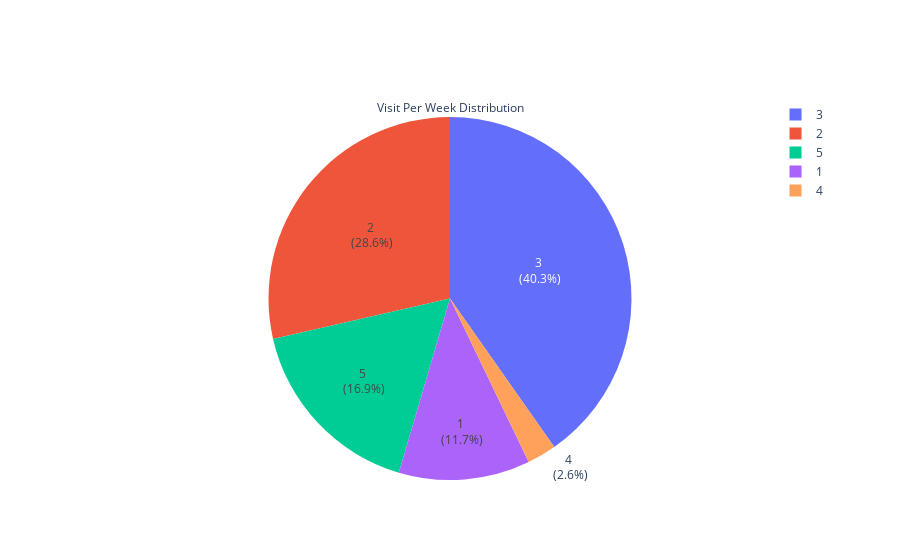

The notebook cell this image was saved under:
### Markdown cell above
### Distribution of Visit Per Week

### Code cell
fig = go.Figure()
fig.add_trace(go.Pie(
    labels=df['visit_per_week'].value_counts().index,
    values=df['visit_per_week'].value_counts().values,
    title='Visit Per Week Distribution',
    textinfo='label+percent+value',  # This will show label, percentage, and actual value
    texttemplate='%{label}<br> (%{percent})',  # Custom formatting
    textposition='auto'  # Automatically positions the text
))
iplot(fig)
fig.write_html("vis_15/visit_per_week_count.html")

### Figure 1 — Plotly figure (JSON) as saved in the notebook; plotly's stock layout.template omitted (floating-point values rounded to 4 significant figures)
{"data": [{"labels": [3, 2, 5, 1, 4], "textinfo": "label+percent+value", "textposition": "auto", "texttemplate": "%{label}<br> (%{percent})", "title": {"text": "Visit Per Week Distribution"}, "type": "pie", "values": [31, 22, 13, 9, 2]}], "layout": {}}
